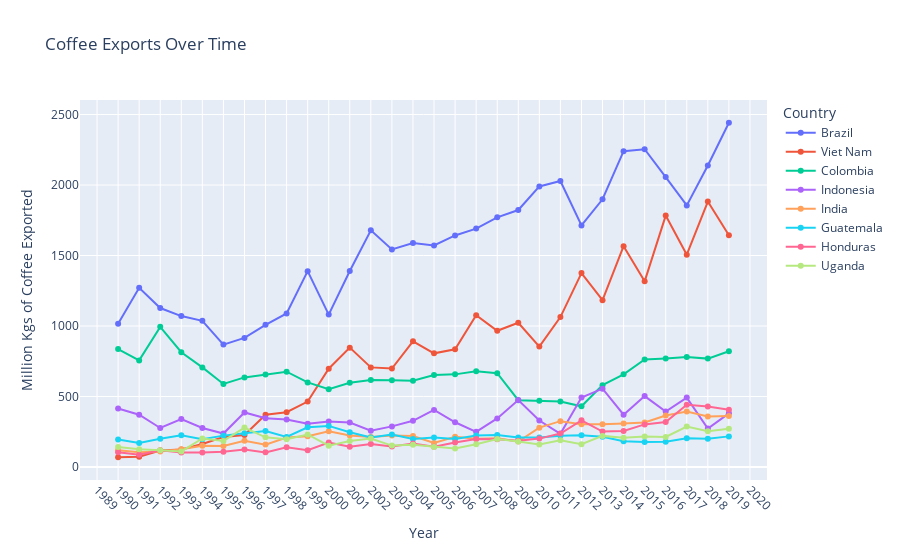

The code cell stored with this chart in its notebook:
### Code cell
# Time to create some interactive line plots with our data
exports_fig = px.line(df_exports, x='Year', y='Value', color='Country', title='Coffee Exports Over Time')
exports_fig.update_xaxes(title_text='Year',tickmode='linear', tickvals=df_exports['Year'].unique(),tickangle=45)
exports_fig.update_yaxes(title_text='Million Kgs of Coffee Exported')
exports_fig.update_traces(mode='markers+lines', hovertemplate='%{y:.2f}')
exports_fig.show()

### Figure 1 — Plotly figure (JSON) as saved in the notebook; plotly's stock layout.template omitted (floating-point values rounded to 4 significant figures)
{"data": [{"hovertemplate": "%{y:.2f}", "legendgroup": "Brazil", "line": {"color": "#636efa", "dash": "solid"}, "marker": {"symbol": "circle"}, "mode": "markers+lines", "name": "Brazil", "orientation": "v", "showlegend": true, "type": "scatter", "x": [1990, 1991, 1992, 1993, 1994, 1995, 1996, 1997, 1998, 1999, 2000, 2001, 2002, 2003, 2004, 2005, 2006, 2007, 2008, 2009, 2010, 2011, 2012, 2013, 2014, 2015, 2016, 2017, 2018, 2019], "xaxis": "x", "y": [1016.0, 1271.0, 1127.0, 1070.0, 1036.0, 868.1, 915.1, 1008.0, 1089.0, 1389.0, 1081.0, 1390.0, 1679.0, 1543.0, 1589.0, 1572.0, 1642.0, 1691.0, 1771.0, 1823.0, 1990.0, 2028.0, 1713.0, 1899.0, 2240.0, 2254.0, 2056.0, 1856.0, 2138.0, 2442.0], "yaxis": "y"}, {"hovertemplate": "%{y:.2f}", "legendgroup": "Viet Nam", "line": {"color": "#EF553B", "dash": "solid"}, "marker": {"symbol": "circle"}, "mode": "markers+lines", "name": "Viet Nam", "orientation": "v", "showlegend": true, "type": "scatter", "x": [1990, 1991, 1992, 1993, 1994, 1995, 1996, 1997, 1998, 1999, 2000, 2001, 2002, 2003, 2004, 2005, 2006, 2007, 2008, 2009, 2010, 2011, 2012, 2013, 2014, 2015, 2016, 2017, 2018, 2019], "xaxis": "x", "y": [68.7, 72.06, 116.3, 124.3, 163.3, 212.8, 226.7, 370.7, 388.0, 463.6, 697.1, 846.4, 706.3, 697.9, 891.5, 805.9, 834.3, 1076.0, 966.1, 1023.0, 853.7, 1063.0, 1375.0, 1183.0, 1566.0, 1317.0, 1783.0, 1506.0, 1883.0, 1644], "yaxis": "y"}, {"hovertemplate": "%{y:.2f}", "legendgroup": "Colombia", "line": {"color": "#00cc96", "dash": "solid"}, "marker": {"symbol": "circle"}, "mode": "markers+lines", "name": "Colombia", "orientation": "v", "showlegend": true, "type": "scatter", "x": [1990, 1991, 1992, 1993, 1994, 1995, 1996, 1997, 1998, 1999, 2000, 2001, 2002, 2003, 2004, 2005, 2006, 2007, 2008, 2009, 2010, 2011, 2012, 2013, 2014, 2015, 2016, 2017, 2018, 2019], "xaxis": "x", "y": [836.6, 755.9, 993.8, 814.1, 706.1, 588.8, 635.3, 655.1, 675.6, 599.7, 550.6, 596.6, 616.4, 614.6, 611.6, 652.3, 656.7, 678, 665.1, 473.6, 469.3, 464.0, 430.2, 580.2, 657.2, 763.0, 769.9, 779.1, 768.5, 820.3], "yaxis": "y"}, {"hovertemplate": "%{y:.2f}", "legendgroup": "Indonesia", "line": {"color": "#ab63fa", "dash": "solid"}, "marker": {"symbol": "circle"}, "mode": "markers+lines", "name": "Indonesia", "orientation": "v", "showlegend": true, "type": "scatter", "x": [1990, 1991, 1992, 1993, 1994, 1995, 1996, 1997, 1998, 1999, 2000, 2001, 2002, 2003, 2004, 2005, 2006, 2007, 2008, 2009, 2010, 2011, 2012, 2013, 2014, 2015, 2016, 2017, 2018, 2019], "xaxis": "x", "y": [414.2, 370.3, 276.2, 339.7, 276.3, 236.8, 386.4, 345.3, 335.9, 306.9, 321.5, 314.6, 257.2, 287.7, 327.4, 404.6, 316.8, 248.9, 344.5, 474.4, 329.3, 235.2, 492.4, 555.3, 370.5, 502.7, 392.7, 491.9, 272.3, 380.0], "yaxis": "y"}, {"hovertemplate": "%{y:.2f}", "legendgroup": "India", "line": {"color": "#FFA15A", "dash": "solid"}, "marker": {"symbol": "circle"}, "mode": "markers+lines", "name": "India", "orientation": "v", "showlegend": true, "type": "scatter", "x": [1990, 1991, 1992, 1993, 1994, 1995, 1996, 1997, 1998, 1999, 2000, 2001, 2002, 2003, 2004, 2005, 2006, 2007, 2008, 2009, 2010, 2011, 2012, 2013, 2014, 2015, 2016, 2017, 2018, 2019], "xaxis": "x", "y": [118.7, 103.6, 109.0, 126.1, 149.8, 148.0, 186.2, 158.4, 209.2, 217.3, 253.7, 223.8, 213, 222.4, 218.8, 169.7, 214.7, 199.1, 202.6, 180.4, 278.8, 324.8, 302.6, 302.0, 307.9, 315.7, 365.2, 392.5, 358.0, 361.7], "yaxis": "y"}, {"hovertemplate": "%{y:.2f}", "legendgroup": "Guatemala", "line": {"color": "#19d3f3", "dash": "solid"}, "marker": {"symbol": "circle"}, "mode": "markers+lines", "name": "Guatemala", "orientation": "v", "showlegend": true, "type": "scatter", "x": [1990, 1991, 1992, 1993, 1994, 1995, 1996, 1997, 1998, 1999, 2000, 2001, 2002, 2003, 2004, 2005, 2006, 2007, 2008, 2009, 2010, 2011, 2012, 2013, 2014, 2015, 2016, 2017, 2018, 2019], "xaxis": "x", "y": [194.4, 169.9, 199.7, 225.1, 196.4, 222.1, 238.7, 254.6, 212.5, 280.9, 291.1, 246.6, 209.5, 229.3, 198.6, 208.0, 198.7, 223.6, 226.7, 209.6, 208.1, 221.8, 225, 214.5, 182.6, 177.7, 179.5, 203.0, 199.6, 216.8], "yaxis": "y"}, {"hovertemplate": "%{y:.2f}", "legendgroup": "Honduras", "line": {"color": "#FF6692", "dash": "solid"}, "marker": {"symbol": "circle"}, "mode": "markers+lines", "name": "Honduras", "orientation": "v", "showlegend": true, "type": "scatter", "x": [1990, 1991, 1992, 1993, 1994, 1995, 1996, 1997, 1998, 1999, 2000, 2001, 2002, 2003, 2004, 2005, 2006, 2007, 2008, 2009, 2010, 2011, 2012, 2013, 2014, 2015, 2016, 2017, 2018, 2019], "xaxis": "x", "y": [104.1, 86.64, 117.6, 102.3, 103.1, 107.8, 123.6, 103.3, 139.7, 119.2, 172.7, 143.5, 162.7, 145.5, 166.7, 143.5, 173.9, 198.7, 195.5, 185.0, 200.9, 236.8, 330.5, 251.1, 255.1, 301.8, 318.4, 440.5, 428.6, 405.9], "yaxis": "y"}, {"hovertemplate": "%{y:.2f}", "legendgroup": "Uganda", "line": {"color": "#B6E880", "dash": "solid"}, "marker": {"symbol": "circle"}, "mode": "markers+lines", "name": "Uganda", "orientation": "v", "showlegend": true, "type": "scatter", "x": [1990, 1991, 1992, 1993, 1994, 1995, 1996, 1997, 1998, 1999, 2000, 2001, 2002, 2003, 2004, 2005, 2006, 2007, 2008, 2009, 2010, 2011, 2012, 2013, 2014, 2015, 2016, 2017, 2018, 2019], "xaxis": "x", "y": [141.2, 125.7, 117.7, 109.7, 202.1, 184.7, 279.3, 210.1, 197.2, 230.5, 150.8, 183.6, 201.5, 151.3, 157.6, 142.1, 130.4, 161.6, 198.7, 180.8, 159.4, 188.5, 161.1, 220.3, 206.5, 215.8, 212.6, 286.4, 253.4, 271.6], "yaxis": "y"}], "layout": {"legend": {"title": {"text": "Country"}, "tracegroupgap": 0}, "title": {"text": "Coffee Exports Over Time"}, "xaxis": {"anchor": "y", "domain": [0, 1], "tickangle": 45, "tickmode": "linear", "tickvals": [1990, 1991, 1992, 1993, 1994, 1995, 1996, 1997, 1998, 1999, 2000, 2001, 2002, 2003, 2004, 2005, 2006, 2007, 2008, 2009, 2010, 2011, 2012, 2013, 2014, 2015, 2016, 2017, 2018, 2019], "title": {"text": "Year"}}, "yaxis": {"anchor": "x", "domain": [0, 1], "title": {"text": "Million Kgs of Coffee Exported"}}}}
